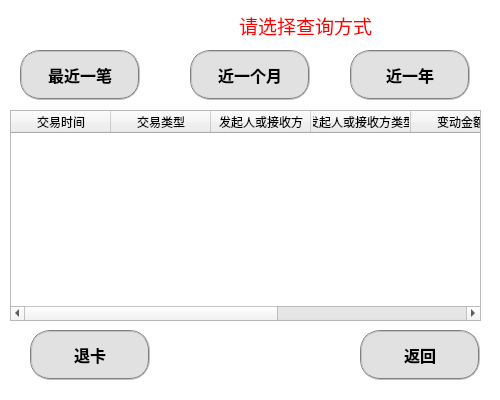
<?xml version="1.0" encoding="UTF-8"?>
<ui version="4.0">
 <class>record</class>
 <widget class="QWidget" name="record">
  <property name="geometry">
   <rect>
    <x>0</x>
    <y>0</y>
    <width>500</width>
    <height>400</height>
   </rect>
  </property>
  <property name="windowTitle">
   <string>record</string>
  </property>
  <property name="styleSheet">
   <string notr="true">#inquiry{background-color: rgb(52, 80, 164);border-top-left-radius:15px;border-top-right-radius:5px;border-bottom-left-radius:15px;border-bottom-right-radius:5px}
</string>
  </property>
  <widget class="QPushButton" name="card_out_btn">
   <property name="geometry">
    <rect>
     <x>30</x>
     <y>330</y>
     <width>120</width>
     <height>50</height>
    </rect>
   </property>
   <property name="font">
    <font>
     <family>微软雅黑</family>
     <pointsize>12</pointsize>
     <weight>75</weight>
     <bold>true</bold>
    </font>
   </property>
   <property name="styleSheet">
    <string notr="true">QPushButton{border:2px groove gray;border-radius:20px;padding:2px 4px;background-color: rgb(225, 225, 225);}
QPushButton:hover{background-color: rgb(255, 0, 0);border:none;color:rgb(255, 255, 255);}
QPushButton:checked{background-color: rgb(20, 62, 134);border:none;color:rgb(255, 255, 255);}</string>
   </property>
   <property name="text">
    <string>退卡</string>
   </property>
  </widget>
  <widget class="QPushButton" name="return_btn">
   <property name="geometry">
    <rect>
     <x>360</x>
     <y>330</y>
     <width>120</width>
     <height>50</height>
    </rect>
   </property>
   <property name="font">
    <font>
     <family>微软雅黑</family>
     <pointsize>12</pointsize>
     <weight>75</weight>
     <bold>true</bold>
    </font>
   </property>
   <property name="styleSheet">
    <string notr="true">QPushButton{border:2px groove gray;border-radius:20px;padding:2px 4px;background-color: rgb(225, 225, 225);}
QPushButton:hover{background-color: rgb(14, 122, 255);border:none;color:rgb(255, 255, 255);}
QPushButton:checked{background-color: rgb(20, 62, 134);border:none;color:rgb(255, 255, 255);}</string>
   </property>
   <property name="text">
    <string>返回</string>
   </property>
  </widget>
  <widget class="QLabel" name="balance">
   <property name="geometry">
    <rect>
     <x>220</x>
     <y>120</y>
     <width>141</width>
     <height>51</height>
    </rect>
   </property>
   <property name="sizePolicy">
    <sizepolicy hsizetype="Preferred" vsizetype="Preferred">
     <horstretch>0</horstretch>
     <verstretch>0</verstretch>
    </sizepolicy>
   </property>
   <property name="font">
    <font>
     <family>华文中宋</family>
     <pointsize>14</pointsize>
     <weight>50</weight>
     <bold>false</bold>
    </font>
   </property>
   <property name="styleSheet">
    <string notr="true">color:rgb(255, 255, 255)</string>
   </property>
   <property name="text">
    <string/>
   </property>
   <property name="scaledContents">
    <bool>false</bool>
   </property>
   <property name="alignment">
    <set>Qt::AlignLeading|Qt::AlignLeft|Qt::AlignVCenter</set>
   </property>
   <property name="wordWrap">
    <bool>false</bool>
   </property>
   <property name="margin">
    <number>0</number>
   </property>
   <property name="openExternalLinks">
    <bool>false</bool>
   </property>
  </widget>
  <widget class="QLabel" name="balance1">
   <property name="geometry">
    <rect>
     <x>220</x>
     <y>190</y>
     <width>141</width>
     <height>51</height>
    </rect>
   </property>
   <property name="sizePolicy">
    <sizepolicy hsizetype="Preferred" vsizetype="Preferred">
     <horstretch>0</horstretch>
     <verstretch>0</verstretch>
    </sizepolicy>
   </property>
   <property name="font">
    <font>
     <family>华文中宋</family>
     <pointsize>14</pointsize>
     <weight>50</weight>
     <bold>false</bold>
    </font>
   </property>
   <property name="styleSheet">
    <string notr="true">color:rgb(255, 255, 255)</string>
   </property>
   <property name="text">
    <string/>
   </property>
   <property name="scaledContents">
    <bool>false</bool>
   </property>
   <property name="alignment">
    <set>Qt::AlignLeading|Qt::AlignLeft|Qt::AlignVCenter</set>
   </property>
   <property name="wordWrap">
    <bool>false</bool>
   </property>
   <property name="margin">
    <number>0</number>
   </property>
   <property name="openExternalLinks">
    <bool>false</bool>
   </property>
  </widget>
  <widget class="QLabel" name="label1_2">
   <property name="geometry">
    <rect>
     <x>110</x>
     <y>0</y>
     <width>391</width>
     <height>51</height>
    </rect>
   </property>
   <property name="sizePolicy">
    <sizepolicy hsizetype="Preferred" vsizetype="Preferred">
     <horstretch>0</horstretch>
     <verstretch>0</verstretch>
    </sizepolicy>
   </property>
   <property name="font">
    <font>
     <family>华文中宋</family>
     <pointsize>14</pointsize>
     <weight>50</weight>
     <bold>false</bold>
    </font>
   </property>
   <property name="styleSheet">
    <string notr="true">color:rgb(255, 0, 0)</string>
   </property>
   <property name="text">
    <string>请选择查询方式</string>
   </property>
   <property name="scaledContents">
    <bool>false</bool>
   </property>
   <property name="alignment">
    <set>Qt::AlignCenter</set>
   </property>
   <property name="wordWrap">
    <bool>false</bool>
   </property>
   <property name="margin">
    <number>0</number>
   </property>
   <property name="openExternalLinks">
    <bool>false</bool>
   </property>
  </widget>
  <widget class="QLabel" name="balance_2">
   <property name="geometry">
    <rect>
     <x>180</x>
     <y>10</y>
     <width>141</width>
     <height>51</height>
    </rect>
   </property>
   <property name="sizePolicy">
    <sizepolicy hsizetype="Preferred" vsizetype="Preferred">
     <horstretch>0</horstretch>
     <verstretch>0</verstretch>
    </sizepolicy>
   </property>
   <property name="font">
    <font>
     <family>华文中宋</family>
     <pointsize>14</pointsize>
     <weight>50</weight>
     <bold>false</bold>
    </font>
   </property>
   <property name="styleSheet">
    <string notr="true">color:rgb(255, 0, 0)</string>
   </property>
   <property name="text">
    <string/>
   </property>
   <property name="scaledContents">
    <bool>false</bool>
   </property>
   <property name="alignment">
    <set>Qt::AlignLeading|Qt::AlignLeft|Qt::AlignVCenter</set>
   </property>
   <property name="wordWrap">
    <bool>false</bool>
   </property>
   <property name="margin">
    <number>0</number>
   </property>
   <property name="openExternalLinks">
    <bool>false</bool>
   </property>
  </widget>
  <widget class="QPushButton" name="one_btn">
   <property name="geometry">
    <rect>
     <x>20</x>
     <y>50</y>
     <width>120</width>
     <height>50</height>
    </rect>
   </property>
   <property name="font">
    <font>
     <family>微软雅黑</family>
     <pointsize>12</pointsize>
     <weight>75</weight>
     <bold>true</bold>
    </font>
   </property>
   <property name="styleSheet">
    <string notr="true">QPushButton{border:2px groove gray;border-radius:20px;padding:2px 4px;background-color: rgb(225, 225, 225);}
QPushButton:hover{background-color: rgb(14, 122, 255);border:none;color:rgb(255, 255, 255);}
QPushButton:checked{background-color: rgb(20, 62, 134);border:none;color:rgb(255, 255, 255);}</string>
   </property>
   <property name="text">
    <string>最近一笔</string>
   </property>
  </widget>
  <widget class="QPushButton" name="month_btn">
   <property name="geometry">
    <rect>
     <x>190</x>
     <y>50</y>
     <width>120</width>
     <height>50</height>
    </rect>
   </property>
   <property name="font">
    <font>
     <family>微软雅黑</family>
     <pointsize>12</pointsize>
     <weight>75</weight>
     <bold>true</bold>
    </font>
   </property>
   <property name="styleSheet">
    <string notr="true">QPushButton{border:2px groove gray;border-radius:20px;padding:2px 4px;background-color: rgb(225, 225, 225);}
QPushButton:hover{background-color: rgb(14, 122, 255);border:none;color:rgb(255, 255, 255);}
QPushButton:checked{background-color: rgb(20, 62, 134);border:none;color:rgb(255, 255, 255);}</string>
   </property>
   <property name="text">
    <string>近一个月</string>
   </property>
  </widget>
  <widget class="QPushButton" name="year_btn">
   <property name="geometry">
    <rect>
     <x>350</x>
     <y>50</y>
     <width>120</width>
     <height>50</height>
    </rect>
   </property>
   <property name="font">
    <font>
     <family>微软雅黑</family>
     <pointsize>12</pointsize>
     <weight>75</weight>
     <bold>true</bold>
    </font>
   </property>
   <property name="styleSheet">
    <string notr="true">QPushButton{border:2px groove gray;border-radius:20px;padding:2px 4px;background-color: rgb(225, 225, 225);}
QPushButton:hover{background-color: rgb(14, 122, 255);border:none;color:rgb(255, 255, 255);}
QPushButton:checked{background-color: rgb(20, 62, 134);border:none;color:rgb(255, 255, 255);}</string>
   </property>
   <property name="text">
    <string>近一年</string>
   </property>
  </widget>
  <widget class="QTableWidget" name="tableWidget">
   <property name="geometry">
    <rect>
     <x>10</x>
     <y>110</y>
     <width>471</width>
     <height>211</height>
    </rect>
   </property>
   <attribute name="verticalHeaderVisible">
    <bool>true</bool>
   </attribute>
   <column>
    <property name="text">
     <string>交易时间</string>
    </property>
   </column>
   <column>
    <property name="text">
     <string>交易类型</string>
    </property>
   </column>
   <column>
    <property name="text">
     <string>发起人或接收方</string>
    </property>
   </column>
   <column>
    <property name="text">
     <string>发起人或接收方类型</string>
    </property>
   </column>
   <column>
    <property name="text">
     <string>变动金额</string>
    </property>
   </column>
   <column>
    <property name="text">
     <string>余额</string>
    </property>
   </column>
   <column>
    <property name="text">
     <string>交易备注</string>
    </property>
   </column>
  </widget>
  <widget class="QListView" name="listView">
   <property name="geometry">
    <rect>
     <x>-10</x>
     <y>-10</y>
     <width>511</width>
     <height>421</height>
    </rect>
   </property>
   <property name="styleSheet">
    <string notr="true">border-image:url(:/back/back.png)</string>
   </property>
  </widget>
  <zorder>listView</zorder>
  <zorder>card_out_btn</zorder>
  <zorder>return_btn</zorder>
  <zorder>balance</zorder>
  <zorder>balance1</zorder>
  <zorder>label1_2</zorder>
  <zorder>balance_2</zorder>
  <zorder>one_btn</zorder>
  <zorder>month_btn</zorder>
  <zorder>year_btn</zorder>
  <zorder>tableWidget</zorder>
 </widget>
 <resources>
  <include location="hnu.qrc"/>
 </resources>
 <connections/>
</ui>
